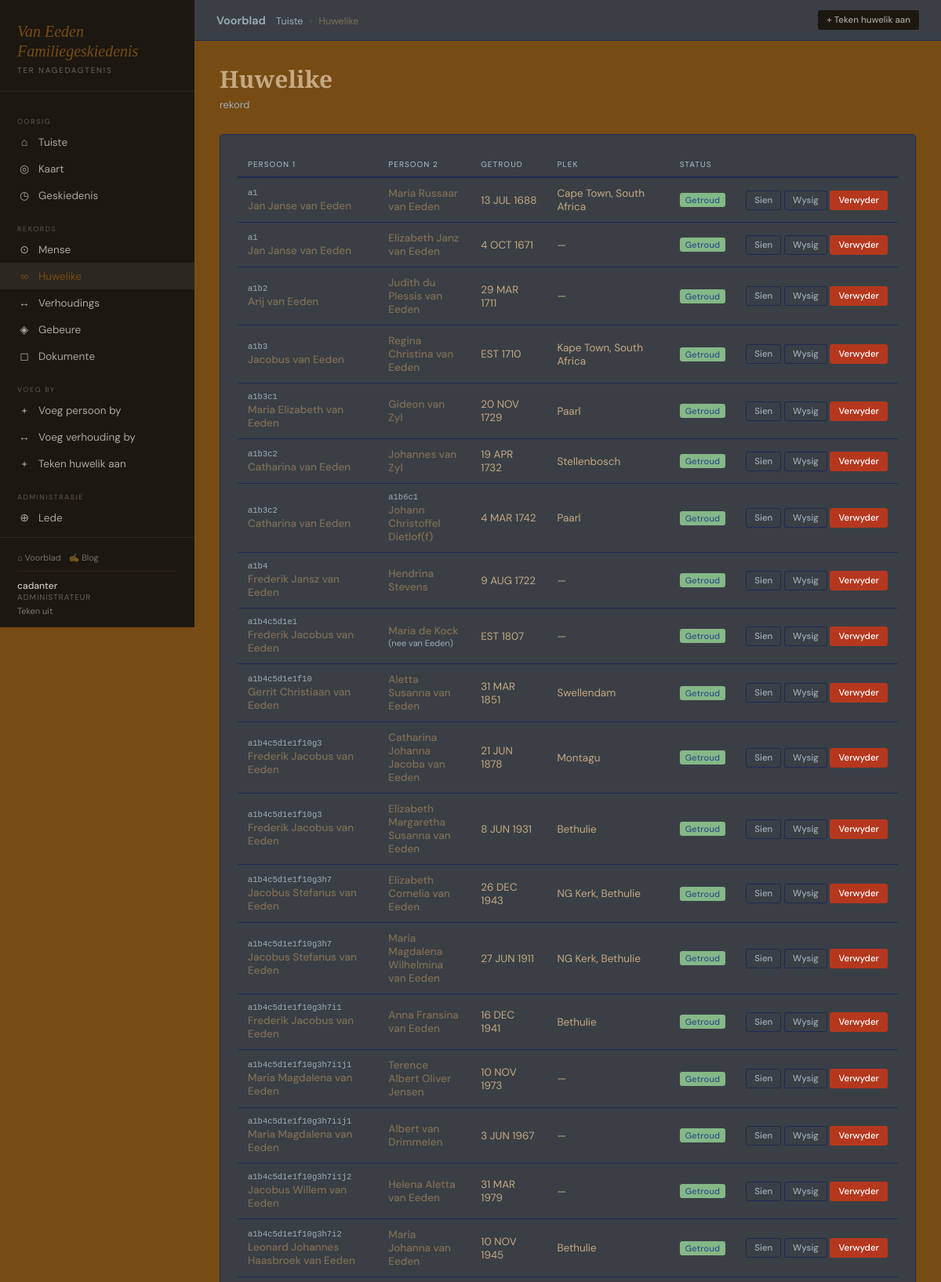
/argief/huwelike/ (signed in, upper part), run on the app's committed database.
### genealogy/models.py (models this page shows, shortened)
class UserProfile(models.Model):
    ROLE_CHOICES = [
        ('pending', 'Hangende Beoordeling'),
        ('viewer',  'Kyker'),
        ('trusted', 'Vertroude Lid'),
        ('admin',   'Administrateur'),
    ]
    user        = models.OneToOneField(User, on_delete=models.CASCADE, related_name='profile')
    role        = models.CharField(max_length=10, choices=ROLE_CHOICES, default='pending')
    bio         = models.TextField(blank=True)
    joined      = models.DateTimeField(auto_now_add=True)
    approved_by = models.ForeignKey(User, on_delete=models.SET_NULL, null=True, blank=True,
                    related_name='approved_profiles')
    approved_at = models.DateTimeField(null=True, blank=True)
    @property
    def is_admin(self):   return self.role == 'admin'
    @property
    def can_edit(self):   return self.role in ('trusted', 'admin')

class Marriage(models.Model):
    STATUS_CHOICES = [
        ('married','Getroud'),
        ('divorced','Geskei'),
        ('widowed','Nagelaat'),
        ('separated','Vervreemd'),
        ('annulled','Nietig Verklaar'),
    ]
    person1        = models.ForeignKey(Person, on_delete=models.CASCADE, related_name='marriages_as_person1')
    person2        = models.ForeignKey(Person, on_delete=models.CASCADE, related_name='marriages_as_person2')
    marriage_date  = models.CharField(max_length=100, blank=True,
                       help_text='GEDCOM datum, bv. 15 JAN 1920')
    marriage_place = models.CharField(max_length=200, blank=True)
    end_date       = models.CharField(max_length=100, blank=True,
                       help_text='GEDCOM datum')
    end_place      = models.CharField(max_length=200, blank=True)
    status         = models.CharField(max_length=20, choices=STATUS_CHOICES, default='married')
    notes          = models.TextField(blank=True)
    class Meta:
        ordering = ['marriage_date']

class Person(models.Model):
    GENDER_CHOICES = [('M','Manlik'),('F','Vroulik'),('O','Ander'),('U','Onbekend')]
    first_name  = models.CharField(max_length=100)
    middle_name = models.CharField(max_length=100, blank=True)
    last_name   = models.CharField(max_length=100)
    maiden_name = models.CharField(max_length=100, blank=True)
    gender      = models.CharField(max_length=1, choices=GENDER_CHOICES, default='U')
    photo       = models.ImageField(upload_to='people/photos/', blank=True, null=True)
    birth_date  = models.CharField(max_length=100, blank=True,
                    help_text='GEDCOM datum, bv. BEF 15 JAN 1900')
    birth_place = models.CharField(max_length=200, blank=True)
    death_date  = models.CharField(max_length=100, blank=True,
                    help_text='GEDCOM datum, bv. AFT 1950')
    death_place = models.CharField(max_length=200, blank=True)
    is_deceased = models.BooleanField(default=False)
    is_root     = models.BooleanField(default=False, help_text='Stam-ouer van die boom (a1)')
    biography   = models.TextField(blank=True)
    notes       = models.TextField(blank=True)
    created_at  = models.DateTimeField(auto_now_add=True)
    updated_at  = models.DateTimeField(auto_now=True)
    created_by  = models.ForeignKey(User, on_delete=models.SET_NULL, null=True, blank=True,
                    related_name='created_people')
    birth_lat   = models.FloatField(null=True, blank=True)
    birth_lng   = models.FloatField(null=True, blank=True)
    death_lat   = models.FloatField(null=True, blank=True)
    death_lng   = models.FloatField(null=True, blank=True)
    class Meta:
        ordering = ['first_name', 'last_name']
        verbose_name_plural = 'Mense'
    @property
    def full_name(self):
        parts = [self.first_name]
        if self.middle_name: parts.append(self.middle_name)
        parts.append(self.last_name)
        return ' '.join(parts)
    def get_absolute_url(self):
        return reverse('genealogy:person_detail', kwargs={'pk': self.pk})

### genealogy/views.py (the view)
# urls.py: path('huwelike/',                     views.marriage_list,     name='marriage_list'),
def marriage_list(request):
    profile   = get_profile(request.user)
    marriages = list(Marriage.objects.select_related('person1','person2').all())
    from .henry import compute_henry_for_tree
    import re as _re
    henry_map = {}
    root = Person.objects.filter(is_root=True).first()
    if root:
        henry_map = compute_henry_for_tree(root)
    def h_key(m):
        hn = henry_map.get(m.person1.pk, '')
        parts = _re.findall(r'([a-z]+)(\d+)', hn)
        return [(l, int(n)) for l, n in parts] if parts else [('zzz', 9999)]
    marriages = sorted(marriages, key=h_key)
    return render(request, 'genealogy/marriage_list.html',
        {'marriages': marriages, 'profile': profile, 'henry_map': henry_map})

### genealogy/templates/genealogy/marriage_list.html (shortened to what this page needs)
{% extends "genealogy/base.html" %}
{% load genealogy_extras %}
{% block breadcrumb %}<a href="{% url 'genealogy:dashboard' %}">Tuiste</a> <span>›</span> Huwelike{% endblock %}
{% block topbar_actions %}
  {% if profile and profile.can_edit %}
    <a href="{% url 'genealogy:marriage_create' %}" class="btn btn-primary btn-sm">+ Teken huwelik aan</a>
  {% endif %}
{% endblock %}
{% block content %}
<div class="ph"><div><h2>Huwelike</h2><p class="subtitle">{{ marriages.count }} rekord{{ marriages.count|pluralize:"s" }}</p></div></div>
<div class="card"><div class="table-wrap"><table>
  <thead>
    <tr><th>Persoon 1</th><th>Persoon 2</th><th>Getroud</th><th>Plek</th><th>Status</th><th></th></tr>
  </thead>
  <tbody>
    {% for m in marriages %}
    <tr>
      <td>
        {% if henry_map %}
          {% with henry=henry_map|get_item:m.person1.pk %}
            {% if henry %}
              <div style="font-size:10.5px;color:var(--muted);font-family:monospace;margin-bottom:2px;">{{ henry }}</div>
            {% endif %}
          {% endwith %}
        {% endif %}
        <a href="{{ m.person1.get_absolute_url }}">{{ m.person1.full_name }}</a>
      </td>
      <td>
        {% if henry_map %}
          {% with henry=henry_map|get_item:m.person2.pk %}
            {% if henry %}
              <div style="font-size:10.5px;color:var(--muted);font-family:monospace;margin-bottom:2px;">{{ henry }}</div>
            {% endif %}
          {% endwith %}
        {% endif %}
        <a href="{{ m.person2.get_absolute_url }}">{{ m.person2.full_name }}</a>
        {% if m.person2.maiden_name %}
          <div style="font-size:11px;color:var(--muted);">(nee {{ m.person2.maiden_name }})</div>
        {% endif %}
      </td>
      <td>{{ m.marriage_date|default:"—" }}</td>
      <td>{{ m.marriage_place|default:"—" }}</td>
      <td><span class="badge badge-viewer">{{ m.get_status_display }}</span></td>
      <td style="white-space:nowrap;">
        <a href="{% url 'genealogy:marriage_detail' m.pk %}" class="btn btn-secondary btn-sm">Sien</a>
        {% if profile and profile.can_edit %}
          <a href="{% url 'genealogy:marriage_edit' m.pk %}" class="btn btn-secondary btn-sm">Wysig</a>
          <form method="post" action="{% url 'genealogy:marriage_delete' m.pk %}" style="display:inline;"
                onsubmit="return confirm('Is jy seker jy wil hierdie huwelik verwyder?')">
            <button type="submit" class="btn btn-danger btn-sm">Verwyder</button>
          </form>
        {% endif %}
      </td>
    </tr>
    {% empty %}
    <tr><td colspan="6" style="text-align:center;color:var(--muted);padding:32px;">Geen huwelike aangeteken nie.</td></tr>
    {% endfor %}
  </tbody>
</table></div></div>
{% endblock %}

### genealogy/templates/genealogy/base.html (shortened to what this page needs)
{% load static %}
<!DOCTYPE html>
<html lang="af">
<head>
  <link rel="stylesheet" href="{% static 'genealogy/css/main.css' %}">
</head>
<body>
<nav class="sidebar" id="sidebar">
  <div class="brand">
    <div class="brand-title">Van Eeden<br>Familiegeskiedenis</div>
    <div class="brand-sub">Ter nagedagtenis</div>
  </div>
  <div class="nav">
    <div class="nav-label">Oorsig</div>
    <a href="{% url 'genealogy:dashboard' %}" class="{% if request.resolver_match.url_name == 'dashboard' %}active{% endif %}">
      <span class="ic">⌂</span> Tuiste
    </a>
    <a href="{% url 'genealogy:map' %}" class="{% if request.resolver_match.url_name == 'map' %}active{% endif %}">
      <span class="ic">◎</span> Kaart
    </a>
    <a href="{% url 'genealogy:audit_log' %}" class="{% if request.resolver_match.url_name == 'audit_log' %}active{% endif %}">
      <span class="ic">◷</span> Geskiedenis
    </a>
    <div class="nav-label">Rekords</div>
    <a href="{% url 'genealogy:person_list' %}" class="{% if 'person' in request.resolver_match.url_name %}active{% endif %}">
      <span class="ic">⊙</span> Mense
    </a>
    <a href="{% url 'genealogy:marriage_list' %}" class="{% if 'marriage' in request.resolver_match.url_name %}active{% endif %}">
      <span class="ic">∞</span> Huwelike
    </a>
    <a href="{% url 'genealogy:relationship_list' %}" class="{% if 'relationship' in request.resolver_match.url_name %}active{% endif %}">
      <span class="ic">↔</span> Verhoudings
    </a>
    <a href="{% url 'genealogy:event_list' %}" class="{% if 'event' in request.resolver_match.url_name %}active{% endif %}">
      <span class="ic">◈</span> Gebeure
    </a>
    <a href="{% url 'genealogy:document_list' %}" class="{% if 'document' in request.resolver_match.url_name %}active{% endif %}">
      <span class="ic">◻</span> Dokumente
    </a>
    {% if user.is_authenticated and profile %}
      {% if profile.can_edit %}
        <div class="nav-label">Voeg by</div>
        <a href="{% url 'genealogy:person_create' %}"><span class="ic">+</span> Voeg persoon by</a>
        <a href="{% url 'genealogy:relationship_create' %}"><span class="ic">↔</span> Voeg verhouding by</a>
        <a href="{% url 'genealogy:marriage_create' %}"><span class="ic">+</span> Teken huwelik aan</a>
      {% elif profile.is_approved %}
        <div class="nav-label">Bydrae</div>
        <a href="{% url 'genealogy:person_create' %}"><span class="ic">+</span> Stel persoon voor</a>
        <a href="{% url 'genealogy:person_list' %}"><span class="ic">✎</span> Stel wysiging voor</a>
      {% endif %}
      {% if profile.is_admin %}
        <div class="nav-label">Administrasie</div>
        <a href="{% url 'genealogy:members_list' %}" class="{% if request.resolver_match.url_name == 'members_list' %}active{% endif %}">
          <span class="ic">⊕</span> Lede
        </a>
        <a href="{% url 'genealogy:pending_edits' %}" class="{% if request.resolver_match.url_name == 'pending_edits' %}active{% endif %}">
        </a>
      {% endif %}
    {% endif %}
  </div>
  <div class="sidebar-user">
    <div style="margin-bottom:10px;padding-bottom:10px;border-bottom:1px solid rgba(255,255,255,.06);display:flex;gap:10px;">
      <a href="/" style="color:rgba(247,243,236,.4);font-size:11px;text-decoration:none;">⌂ Voorblad</a>
      <a href="{% url 'blog:post_list' %}" style="color:rgba(247,243,236,.4);font-size:11px;text-decoration:none;">✍ Blog</a>
    </div>
    {% if user.is_authenticated %}
      <div class="uname">{{ user.get_full_name|default:user.username }}</div>
      {% if profile %}<div class="urole">{{ profile.get_role_display }}</div>{% endif %}
      <a href="{% url 'genealogy:logout' %}">Teken uit</a>
    {% else %}
      <a href="{% url 'genealogy:login' %}" style="color:rgba(247,243,236,.6)">Teken in</a>
      &nbsp;·&nbsp;
      <a href="{% url 'genealogy:register' %}" style="color:rgba(247,243,236,.6)">Registreer</a>
    {% endif %}
  </div>
</nav>
<div class="main">
  <div class="topbar">
    <div class="breadcrumb">
      <a href="/" style="color: var(--muted); font-weight: 600; font-size: 0.9rem; padding-right: 10px;">Voorblad</a>
      {% block breadcrumb %}<a href="{% url 'genealogy:dashboard' %}">Tuiste</a>{% endblock %}
    </div>
    <div class="topbar-right">{% block topbar_actions %}{% endblock %}</div>
  </div>
  <div class="content">
    {% block content %}{% endblock %}
  </div>
</div>
</body>
</html>

### data on the page
UserProfile: role "ADMINISTRATEUR"
Marriage: henry "a1", person1.full_name "Jan Janse van Eeden", person2.full_name "Maria Russaar van Eeden", marriage_date "13 JUL 1688", marriage_place "Cape Town, South Africa", status "Getroud", shows "Wysig"
Marriage: henry "a1", person1.full_name "Jan Janse van Eeden", person2.full_name "Elizabeth Janz van Eeden", marriage_date "4 OCT 1671", marriage_place "—", status "Getroud", shows "Wysig"
Marriage: henry "a1b2", person1.full_name "Arij van Eeden", person2.full_name "Judith du Plessis van Eeden", marriage_date "29 MAR 1711", marriage_place "—", status "Getroud", shows "Wysig"
Marriage: henry "a1b3", person1.full_name "Jacobus van Eeden", person2.full_name "Regina Christina van Eeden", marriage_date "EST 1710", marriage_place "Kape Town, South Africa", status "Getroud", shows "Wysig"
Marriage: henry "a1b3c1", person1.full_name "Maria Elizabeth van Eeden", person2.full_name "Gideon van Zyl", marriage_date "20 NOV 1729", marriage_place "Paarl", status "Getroud", shows "Wysig"
Marriage: henry "a1b3c2", person1.full_name "Catharina van Eeden", person2.full_name "Johannes van Zyl", marriage_date "19 APR 1732", marriage_place "Stellenbosch", status "Getroud", shows "Wysig"
Marriage: henry "a1b3c2", person1.full_name "Catharina van Eeden", henry "a1b6c1", person2.full_name "Johann Christoffel Dietlof(f)", marriage_date "4 MAR 1742", marriage_place "Paarl", status "Getroud", shows "Wysig"
Marriage: henry "a1b4", person1.full_name "Frederik Jansz van Eeden", person2.full_name "Hendrina Stevens", marriage_date "9 AUG 1722", marriage_place "—", status "Getroud", shows "Wysig"
Marriage: henry "a1b4c5d1e1", person1.full_name "Frederik Jacobus van Eeden", person2.full_name "Maria de Kock", person2.maiden_name "van Eeden", marriage_date "EST 1807", marriage_place "—", status "Getroud", shows "Wysig"
Marriage: henry "a1b4c5d1e1f10", person1.full_name "Gerrit Christiaan van Eeden", person2.full_name "Aletta Susanna van Eeden", marriage_date "31 MAR 1851", marriage_place "Swellendam", status "Getroud", shows "Wysig"
Marriage: henry "a1b4c5d1e1f10g3", person1.full_name "Frederik Jacobus van Eeden", person2.full_name "Catharina Johanna Jacoba van Eeden", marriage_date "21 JUN 1878", marriage_place "Montagu", status "Getroud", shows "Wysig"
Marriage: henry "a1b4c5d1e1f10g3", person1.full_name "Frederik Jacobus van Eeden", person2.full_name "Elizabeth Margaretha Susanna van Eeden", marriage_date "8 JUN 1931", marriage_place "Bethulie", status "Getroud", shows "Wysig"
Marriage: henry "a1b4c5d1e1f10g3h7", person1.full_name "Jacobus Stefanus van Eeden", person2.full_name "Elizabeth Cornelia van Eeden", marriage_date "26 DEC 1943", marriage_place "NG Kerk, Bethulie", status "Getroud", shows "Wysig"
Marriage: henry "a1b4c5d1e1f10g3h7", person1.full_name "Jacobus Stefanus van Eeden", person2.full_name "Maria Magdalena Wilhelmina van Eeden", marriage_date "27 JUN 1911", marriage_place "NG Kerk, Bethulie", status "Getroud", shows "Wysig"
Marriage: henry "a1b4c5d1e1f10g3h7i1", person1.full_name "Frederik Jacobus van Eeden", person2.full_name "Anna Fransina van Eeden", marriage_date "16 DEC 1941", marriage_place "Bethulie", status "Getroud", shows "Wysig"
Marriage: henry "a1b4c5d1e1f10g3h7i1j1", person1.full_name "Maria Magdalena van Eeden", person2.full_name "Terence Albert Oliver Jensen", marriage_date "10 NOV 1973", marriage_place "—", status "Getroud", shows "Wysig"
Marriage: henry "a1b4c5d1e1f10g3h7i1j1", person1.full_name "Maria Magdalena van Eeden", person2.full_name "Albert van Drimmelen", marriage_date "3 JUN 1967", marriage_place "—", status "Getroud", shows "Wysig"
Marriage: henry "a1b4c5d1e1f10g3h7i1j2", person1.full_name "Jacobus Willem van Eeden", person2.full_name "Helena Aletta van Eeden", marriage_date "31 MAR 1979", marriage_place "—", status "Getroud", shows "Wysig"
Marriage: henry "a1b4c5d1e1f10g3h7i2", person1.full_name "Leonard Johannes Haasbroek van Eeden", person2.full_name "Maria Johanna van Eeden", marriage_date "10 NOV 1945", marriage_place "Bethulie", status "Getroud", shows "Wysig"

### other printed values
{{ user.get_full_name|default:user.username }} "cadanter"
